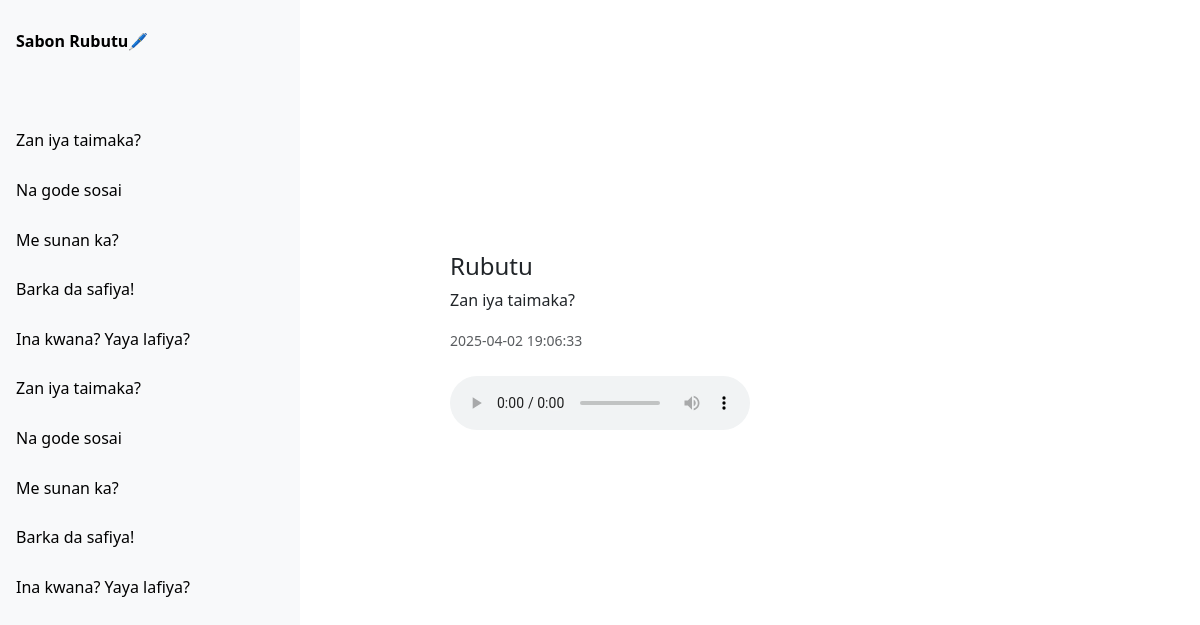
Page /history/10 on the earlier database version.
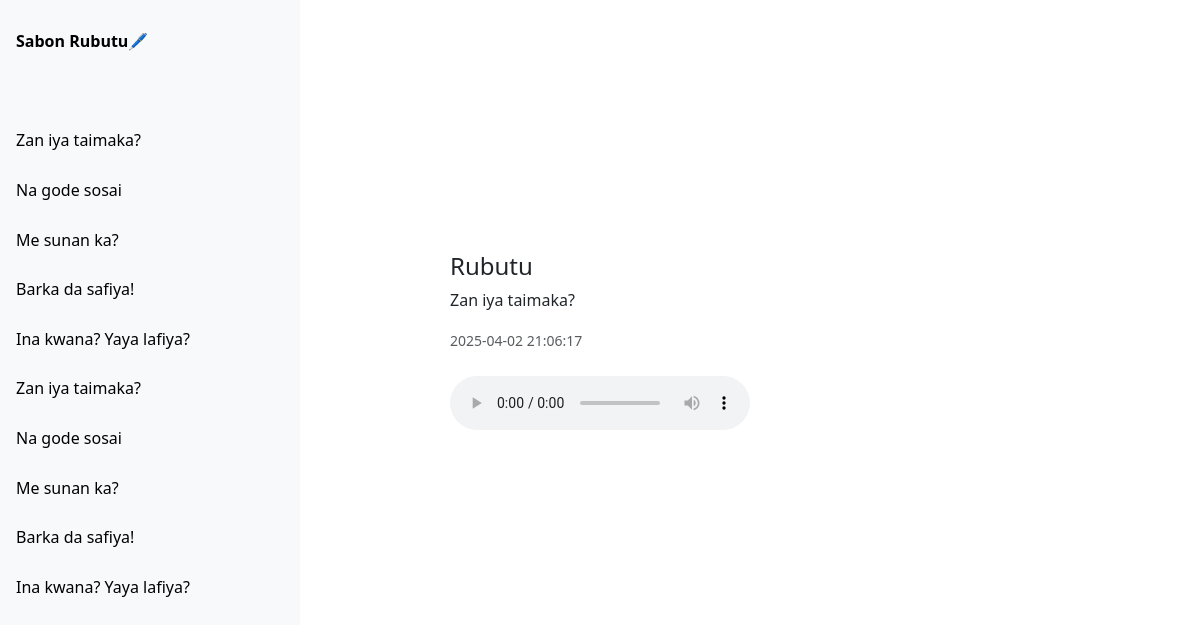
Same page on the later database version.
### tables this page shows
CREATE TABLE tts_history (
            id INTEGER PRIMARY KEY AUTOINCREMENT,
            text TEXT NOT NULL,
            audio_file TEXT NOT NULL,
            timestamp DATETIME DEFAULT CURRENT_TIMESTAMP
        );

### app.py (the view)
@app.route('/history/<int:item_id>')
def view_history(item_id):
    history = get_all_history()
    with sqlite3.connect(DB_PATH) as conn:
        row = conn.execute("SELECT text, audio_file, timestamp FROM tts_history WHERE id = ?", (item_id,)).fetchone()
    return render_template('history.html', item=row, history=history)

### app.py (called while the page is built)
def get_all_history():
    with sqlite3.connect(DB_PATH) as conn:
        return conn.execute("SELECT id, text FROM tts_history ORDER BY id DESC").fetchall()

### templates/history.html (shortened to what this page needs)
{% extends 'base.html' %}
{% block content %}
    <div class="d-flex justify-content-center align-items-center" style="min-height: 80vh;">
        <div class="w-100" style="max-width: 600px;">
            <h4 class="mb-2">Rubutu</h4>
            <p>{{ item[0] }}</p>
            <small class="text-muted">{{ item[2] }}</small>
            <br><br>
            <audio controls>
                <source src="{{ url_for('static', filename=item[1].split('static')[1]) }}" type="audio/mpeg">
            </audio>
        </div>
    </div>
{% endblock %}

### templates/base.html (shortened to what this page needs)
<!DOCTYPE html>
<html lang="ha">
<head>
    <link href="https://cdn.jsdelivr.net/npm/bootstrap@5.3.2/dist/css/bootstrap.min.css" rel="stylesheet">
    <link href="https://cdnjs.cloudflare.com/ajax/libs/font-awesome/5.15.4/css/all.min.css" rel="stylesheet">
</head>
<body>
<div class="row g-0">
    <div class="col-md-3 sidebar">
        <a class="new_text" href="{{ url_for('new_text') }}"><strong>Sabon Rubutu🖊</strong></a>
        {% for item in history %}
            <a href="{{ url_for('view_history', item_id=item[0]) }}">{{ item[1][:30] }}{% if item[1]|length > 30 %}...{% endif %}</a>
        {% endfor %}
    </div>
    <div class="col-md-9 p-4">
        {% block content %}{% endblock %}
    </div>
</div>
</body>
</html>

### templates/base.html (style rules this page uses)
body { overflow-x: hidden; }
.sidebar { height: 100vh; background-color: #f8f9fa; padding-top: 1rem; overflow-y: auto; }
.sidebar a { display: block; padding: 0.8rem 1rem; color: #000; text-decoration: none; }
.new_text { margin-bottom: 50px; }

Differences in the rows shown:
changed tts_history (number 1 of 10 on the later page): timestamp "2025-04-02 19:06:33" → "2025-04-02 21:06:17"
